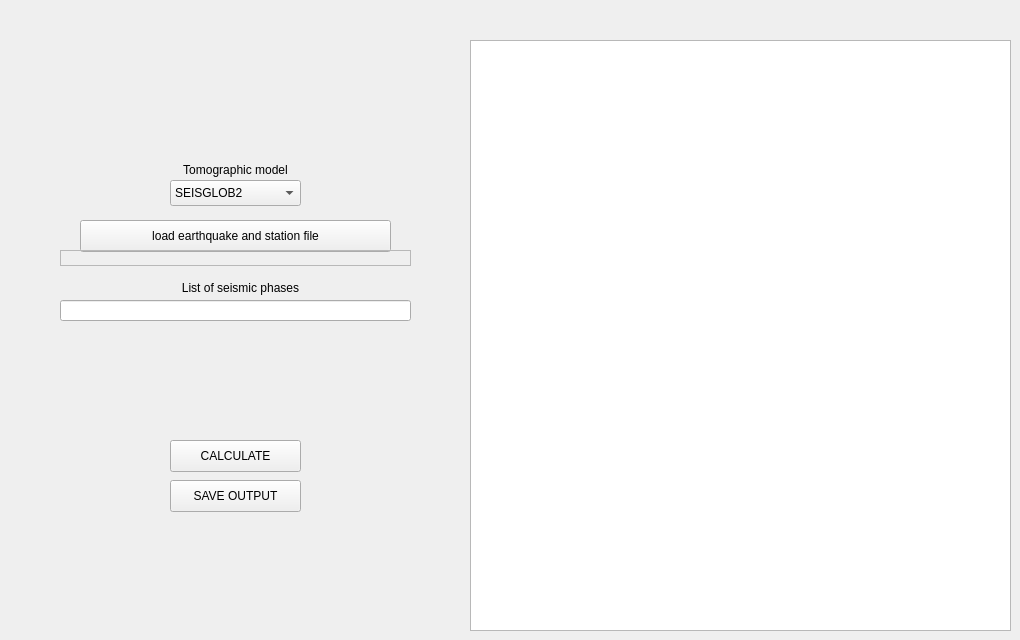
    <widget class="QWidget" name="Travel_time">
     <attribute name="title">
      <string>Travel time</string>
     </attribute>
     <widget class="QPushButton" name="loadfile_time">
      <property name="geometry">
       <rect>
        <x>80</x>
        <y>220</y>
        <width>311</width>
        <height>32</height>
       </rect>
      </property>
      <property name="text">
       <string>load earthquake and station file</string>
      </property>
     </widget>
     <widget class="QPushButton" name="saveoutput_time">
      <property name="geometry">
       <rect>
        <x>170</x>
        <y>480</y>
        <width>131</width>
        <height>32</height>
       </rect>
      </property>
      <property name="text">
       <string>SAVE OUTPUT</string>
      </property>
     </widget>
     <widget class="QLineEdit" name="lineEdit_4">
      <property name="geometry">
       <rect>
        <x>60</x>
        <y>300</y>
        <width>351</width>
        <height>21</height>
       </rect>
      </property>
     </widget>
     <widget class="QLabel" name="label_115">
      <property name="geometry">
       <rect>
        <x>60</x>
        <y>250</y>
        <width>351</width>
        <height>16</height>
       </rect>
      </property>
      <property name="frameShape">
       <enum>QFrame::StyledPanel</enum>
      </property>
      <property name="text">
       <string/>
      </property>
     </widget>
     <widget class="QLabel" name="label_116">
      <property name="geometry">
       <rect>
        <x>150</x>
        <y>280</y>
        <width>181</width>
        <height>16</height>
       </rect>
      </property>
      <property name="text">
       <string>List of seismic phases</string>
      </property>
      <property name="alignment">
       <set>Qt::AlignCenter</set>
      </property>
     </widget>
     <widget class="QComboBox" name="model_time">
      <property name="geometry">
       <rect>
        <x>170</x>
        <y>180</y>
        <width>131</width>
        <height>26</height>
       </rect>
      </property>
      <property name="layoutDirection">
       <enum>Qt::LeftToRight</enum>
      </property>
      <property name="editable">
       <bool>false</bool>
      </property>
      <property name="currentIndex">
       <number>0</number>
      </property>
      <property name="maxVisibleItems">
       <number>4</number>
      </property>
      <property name="duplicatesEnabled">
       <bool>true</bool>
      </property>
      <item>
       <property name="text">
        <string>SEISGLOB2</string>
       </property>
      </item>
      <item>
       <property name="text">
        <string>S40RTS</string>
       </property>
      </item>
      <item>
       <property name="text">
        <string>SEMUCB-WM1</string>
       </property>
      </item>
      <item>
       <property name="text">
        <string>S362WMANI+M</string>
       </property>
      </item>
      <item>
       <property name="text">
        <string>SEISGLOB1</string>
       </property>
      </item>
      <item>
       <property name="text">
        <string>SP12RTS</string>
       </property>
      </item>
      <item>
       <property name="text">
        <string>SGLOBE-rani</string>
       </property>
      </item>
      <item>
       <property name="text">
        <string>YOUR MODEL</string>
       </property>
      </item>
     </widget>
     <widget class="QLabel" name="label_111">
      <property name="geometry">
       <rect>
        <x>170</x>
        <y>160</y>
        <width>131</width>
        <height>20</height>
       </rect>
      </property>
      <property name="text">
       <string>Tomographic model</string>
      </property>
      <property name="alignment">
       <set>Qt::AlignCenter</set>
      </property>
     </widget>
     <widget class="QPushButton" name="calculate_time">
      <property name="geometry">
       <rect>
        <x>170</x>
        <y>440</y>
        <width>131</width>
        <height>32</height>
       </rect>
      </property>
      <property name="text">
       <string>CALCULATE</string>
      </property>
     </widget>
     <widget class="QTextEdit" name="textEdit_time">
      <property name="geometry">
       <rect>
        <x>470</x>
        <y>40</y>
        <width>541</width>
        <height>591</height>
       </rect>
      </property>
     </widget>
    </widget>
